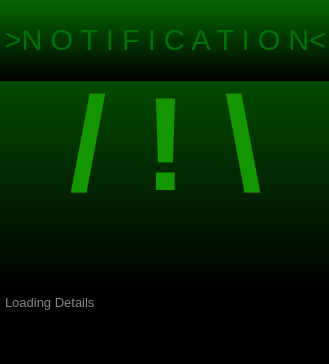
<?xml version="1.0" encoding="UTF-8"?>
<ui version="4.0">
 <class>Dialog</class>
 <widget class="QDialog" name="Dialog">
  <property name="geometry">
   <rect>
    <x>0</x>
    <y>0</y>
    <width>329</width>
    <height>364</height>
   </rect>
  </property>
  <property name="windowTitle">
   <string>Dialog</string>
  </property>
  <property name="styleSheet">
   <string notr="true">background-color: qlineargradient(spread:repeat, x1:1, y1:0, x2:1, y2:1, stop:0 rgba(83, 0, 2, 255), stop:0.994924 rgba(0, 0, 0, 255));
background-color: qlineargradient(spread:repeat, x1:1, y1:0, x2:1, y2:1, stop:0 rgba(5, 104, 0, 255), stop:0.994924 rgba(0, 0, 0, 255));</string>
  </property>
  <widget class="QLabel" name="label">
   <property name="geometry">
    <rect>
     <x>0</x>
     <y>0</y>
     <width>331</width>
     <height>291</height>
    </rect>
   </property>
   <property name="styleSheet">
    <string notr="true">color: rgb(20, 150, 0);</string>
   </property>
   <property name="text">
    <string>&lt;html&gt;&lt;head/&gt;&lt;body&gt;&lt;p align=&quot;center&quot;&gt;&lt;span style=&quot; font-size:100pt; font-weight:600;&quot;&gt;/ ! \&lt;/span&gt;&lt;/p&gt;&lt;/body&gt;&lt;/html&gt;</string>
   </property>
  </widget>
  <widget class="QLabel" name="label_2">
   <property name="geometry">
    <rect>
     <x>0</x>
     <y>0</y>
     <width>331</width>
     <height>81</height>
    </rect>
   </property>
   <property name="styleSheet">
    <string notr="true">color: rgb(0, 134, 20);</string>
   </property>
   <property name="text">
    <string>&lt;html&gt;&lt;head/&gt;&lt;body&gt;&lt;p align=&quot;center&quot;&gt;&lt;span style=&quot; font-size:22pt; color:#007007;&quot;&gt;&amp;gt;N O T I F I C A T I O N&amp;lt;&lt;/span&gt;&lt;/p&gt;&lt;/body&gt;&lt;/html&gt;</string>
   </property>
  </widget>
  <widget class="QTextBrowser" name="textBrowser">
   <property name="geometry">
    <rect>
     <x>0</x>
     <y>290</y>
     <width>331</width>
     <height>71</height>
    </rect>
   </property>
   <property name="styleSheet">
    <string notr="true">background-color: rgb(0, 0, 0);
color: rgb(136, 136, 136);</string>
   </property>
   <property name="html">
    <string>&lt;!DOCTYPE HTML PUBLIC &quot;-//W3C//DTD HTML 4.0//EN&quot; &quot;http://www.w3.org/TR/REC-html40/strict.dtd&quot;&gt;
&lt;html&gt;&lt;head&gt;&lt;meta name=&quot;qrichtext&quot; content=&quot;1&quot; /&gt;&lt;style type=&quot;text/css&quot;&gt;
p, li { white-space: pre-wrap; }
&lt;/style&gt;&lt;/head&gt;&lt;body style=&quot; font-family:'Space Grotesk Light'; font-size:10pt; font-weight:400; font-style:normal;&quot;&gt;
&lt;p style=&quot; margin-top:0px; margin-bottom:0px; margin-left:0px; margin-right:0px; -qt-block-indent:0; text-indent:0px;&quot;&gt;Loading Details&lt;/p&gt;&lt;/body&gt;&lt;/html&gt;</string>
   </property>
  </widget>
 </widget>
 <resources/>
 <connections/>
</ui>
